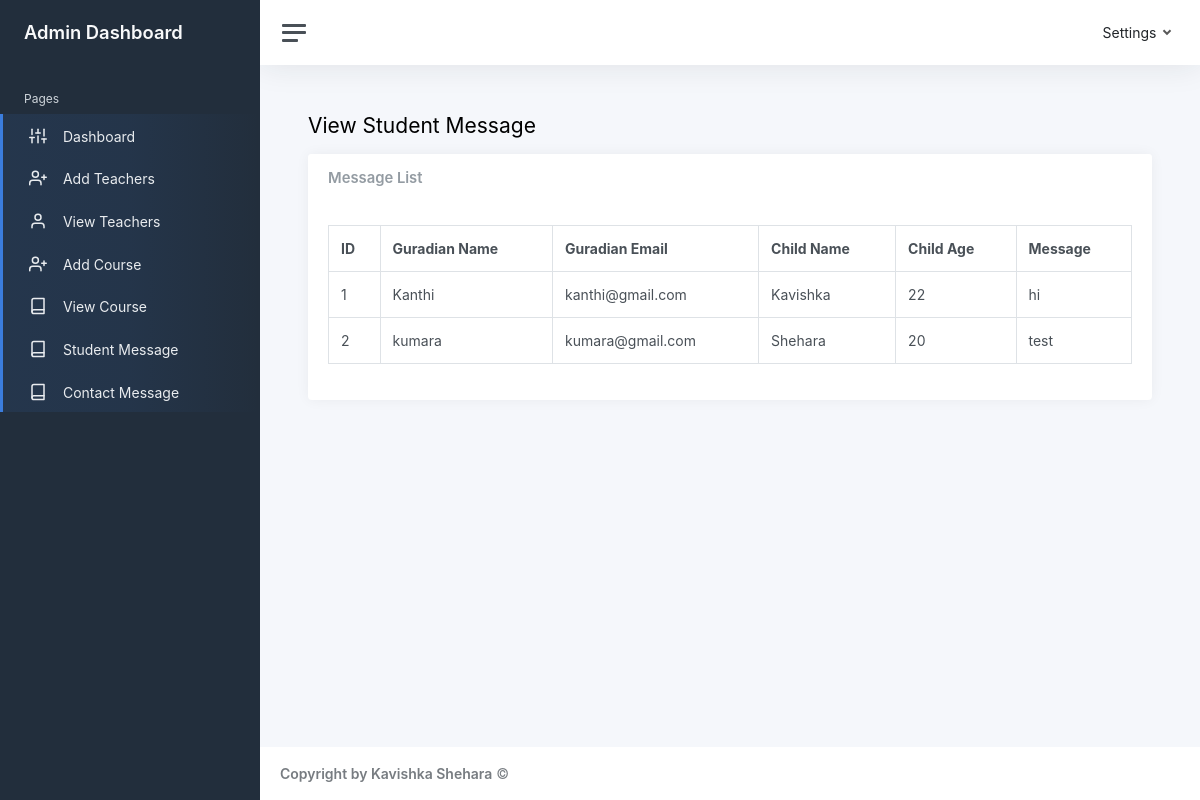
The app's page /admin/static/view-student-massage.php with its own data.
### tables this page shows
CREATE TABLE IF NOT EXISTS `guardian_child_form` (
  `id` int NOT NULL AUTO_INCREMENT,
  `guardian_name` varchar(255) NOT NULL,
  `guardian_email` varchar(255) NOT NULL,
  `child_name` varchar(255) NOT NULL,
  `child_age` varchar(255) NOT NULL,
  `message` varchar(255) NOT NULL,
  PRIMARY KEY (`id`)
);

### admin/static/view-student-massage.php (the view, shortened to what this page needs)
<?php
include 'config.php';
$sql = "SELECT * FROM guardian_child_form";
$result = mysqli_query($data, $sql);
?>
<!DOCTYPE html>
<html lang="en">
<head>
  <link href="css/app.css" rel="stylesheet">
</head>
<body>
  <div class="wrapper">
    <?php include 'sidebar.php'; ?>
    <div class="main">
      <?php include 'navbar.php'; ?>
      <main class="content">
        <div class="container-fluid p-0">
          <h1 class="h3 mb-3">View Student Message</h1>
          <div class="card">
            <div class="card-header">
              <h5 class="card-title mb-0">Message List</h5>
            </div>
            <div class="card-body">
              <table class="table table-bordered">
                <thead>
                  <tr>
                    <th>ID</th>
                    <th>Guradian Name</th>
                    <th>Guradian Email</th>
                    <th>Child Name</th>
                    <th>Child Age</th>
                    <th>Message</th>
                  </tr>
                </thead>
                <tbody>
                  <?php while ($row = mysqli_fetch_assoc($result)) { ?>
                    <tr>
                      <td><?php echo $row['id']; ?></td>
                      <td><?php echo $row['guardian_name']; ?></td>
                      <td><?php echo $row['guardian_email']; ?></td>
                      <td><?php echo $row['child_name']; ?></td>
                      <td><?php echo $row['child_age']; ?></td>
                      <td><?php echo $row['message']; ?></td>
                    </tr>
                  <?php } ?>
                </tbody>
              </table>
            </div>
          </div>
        </div>
      </main>
      <footer class="footer">
        <div class="container-fluid">
          <div class="row text-muted">
            <div class="col-6 text-start">
              <p class="mb-0">
                <a class="text-muted" href="#"><strong>Copyright by Kavishka Shehara</strong></a> &copy;
              </p>
            </div>
          </div>
        </div>
      </footer>
    </div>
  </div>
</body>
</html>

### records on screen
guardian_child_form: id "1", guardian_name "Kanthi", guardian_email "kanthi@gmail.com", child_name "Kavishka", child_age "22", message "hi"
guardian_child_form: id "2", guardian_name "kumara", guardian_email "kumara@gmail.com", child_name "Shehara", child_age "20", message "test"
